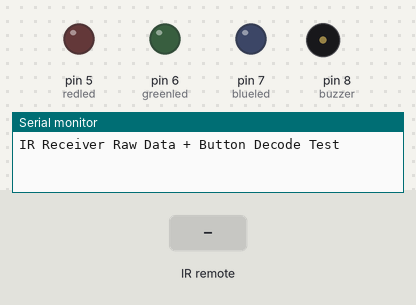
A sketch run on a simulated Arduino Uno, built with avr-gcc and run on an emulated ATmega328P. On the bench: output pins drawn as LEDs (lit = HIGH), buzzer (waves = sounding, pin HIGH), the last lines printed to the serial monitor. The inputs (shaded band) are chosen by the test bench.

Above: at 1.2 s.
1.3 s: infrared code 0x807F02FD received
At 2.2 s:
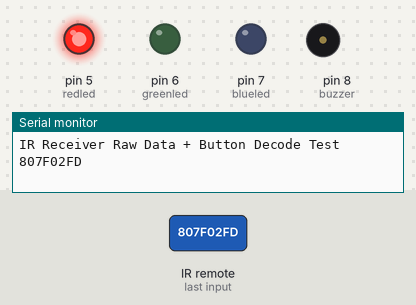
2.8 s: infrared code 0x807F22DD received
At 3.3 s:
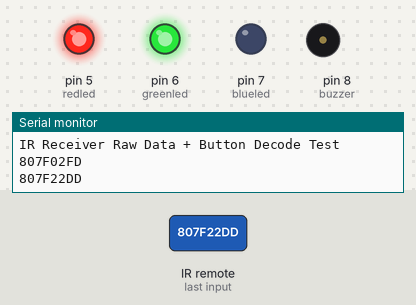
4.3 s: infrared code 0x807F12ED received
At 5.5 s:
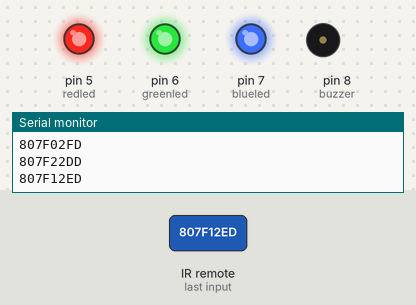
5.8 s: infrared code 0x807F827D received
At 6.8 s:
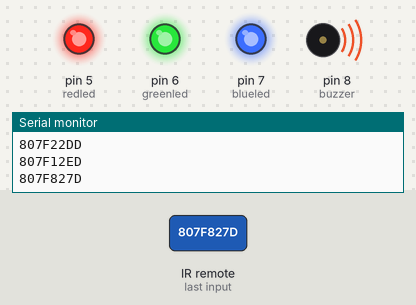
7.3 s: infrared code 0x807F02FD received
At 8.0 s:
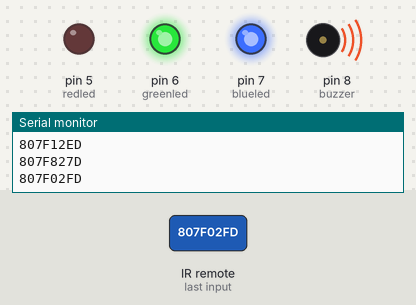
8.8 s: infrared code 0x807F22DD received
At 9.1 s:
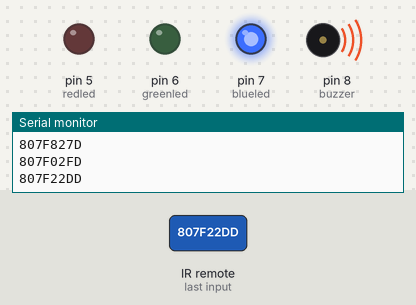
Timing chart, 0 to 11.3 s (numbered marks = the images above; inputs shaded):
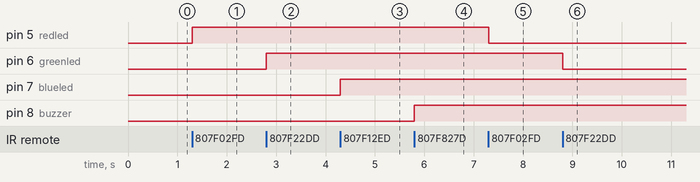

The sketch:

IR_receiver_sensor_with_arduino.ino
```cpp
#include <IRremote.hpp>
int receiver=3;
int redled = 5;
int greenled = 6;
int blueled = 7;
int buzzer = 8;

/*-----( Declare objects )-----*/
IRrecv irrecv(receiver);           // create instance of 'irrecv'
decode_results results;            // create instance of 'decode_results'
/*-----( Declare Variables )-----*/


void setup()
{
  Serial.begin(9600);
  Serial.println("IR Receiver Raw Data + Button Decode Test");
  irrecv.enableIRIn(); // Start the receiver

  pinMode(redled, OUTPUT);
  pinMode(greenled, OUTPUT);
  pinMode(blueled, OUTPUT);
  pinMode(buzzer, OUTPUT);
   digitalWrite(redled, LOW);
   digitalWrite(greenled, LOW);
   digitalWrite(blueled, LOW);
   digitalWrite(buzzer, LOW);


}


void loop()
{
  if (irrecv.decode(&results)) // have we received an IR signal?

  {
   Serial.println(results.value, HEX);

    //translateIR();
      if (results.value==0x807F02FD)
      {
        digitalWrite(redled, !digitalRead(redled));
           delay(100);
        }
       else if (results.value==0x807F22DD)
      {
            digitalWrite(greenled, !digitalRead(greenled));
           delay(100);
        }
      else if (results.value==0x807F12ED)
      {
        digitalWrite(blueled, !digitalRead(blueled));
           delay(100);
        }
       else  if (results.value==0x807F827D)
      {
        digitalWrite(buzzer, !digitalRead(buzzer));
           delay(100);
        }
           else
      {

           Serial.println("Wrong button pressed");
           delay(100);
        }

    irrecv.resume(); // receive the next value
  }
}
```

Measured:
- after the input at 1.3 s, pin 5 (redled): LOW → HIGH at once
- after the input at 2.8 s, pin 6 (greenled): LOW → HIGH at once
- after the input at 4.3 s, pin 7 (blueled): LOW → HIGH at once
- after the input at 5.8 s, pin 8 (buzzer): LOW → HIGH at once
- after the input at 7.3 s, pin 5 (redled): HIGH → LOW at once
- after the input at 8.8 s, pin 6 (greenled): HIGH → LOW at once
